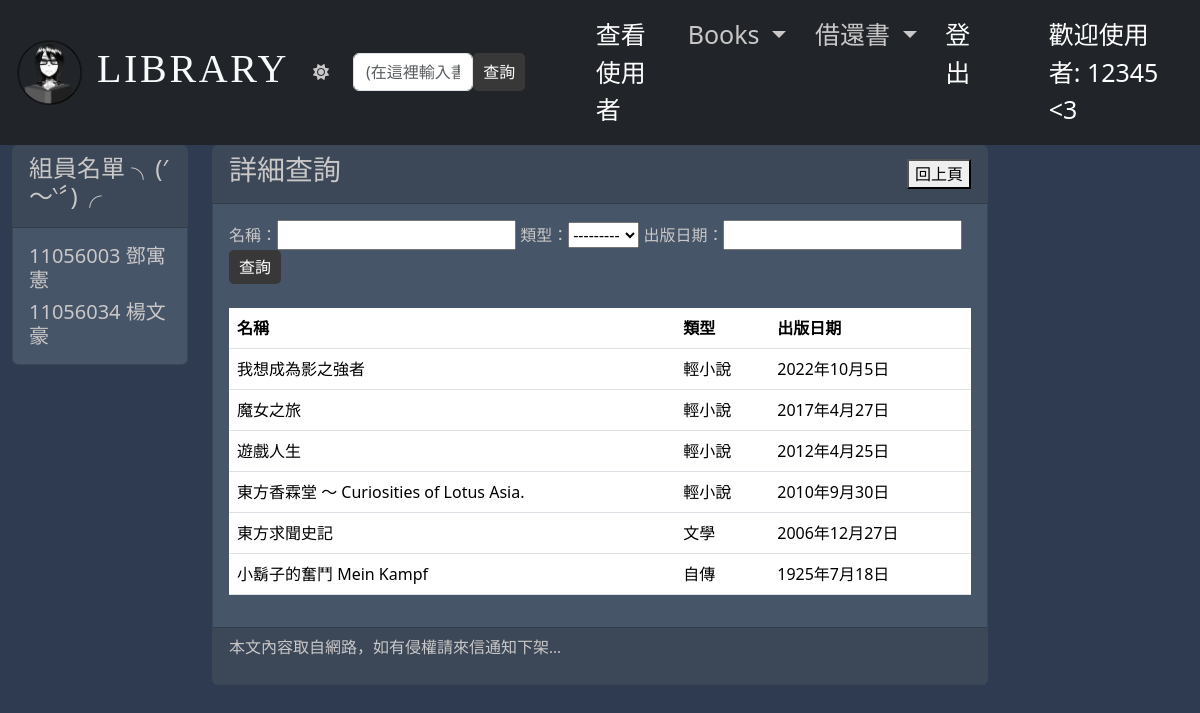
The page /filter/ (signed in) on the database its author committed.
### mysite/models.py (models this page shows, shortened)
class Post(models.Model): #簡介用
    GENRE_CHOICES = (
        ('Literature', '文學'),
        ('Light Novel', '輕小說'),
        ('History', '歷史'),
        ('Biography', '自傳'),
        ('Philosophy', '哲學'),
    )
    title = models.CharField(max_length = 200)
    genre = models.CharField(max_length=20, choices=GENRE_CHOICES, default = '類型?')
    author = models.CharField(max_length = 200, default = 'who?')
    slug = models.CharField(max_length = 200)
    chapter = models.CharField(max_length = 200, default='有幾本?')
    body = models.TextField(max_length = 100000)
    pub_date = models.CharField(max_length = 200)
    image_url = models.URLField(blank=True, null=True)
    class Meta:
        ordering = ('-pub_date', )

### mysite/views.py (the view)
# urls.py: path('filter/', mv.filter, name="filter"),
def filter(request):
    book = Post.objects.all()
    bookFilter = BookFilter(queryset=book)
    if request.method == "POST":
        bookFilter = BookFilter(request.POST, queryset=book)
    context = {
        'bookFilter': bookFilter
    }
    return render(request, 'filter.html', context)

### mysite/cxt_processor.py (called while the page is built)
def theme(request):
    if 'is_dark_theme' in request.session:
        is_dark_theme = request.session.get('is_dark_theme')
        return{'is_dark_theme': is_dark_theme}
    return {'is_dark_theme':False}

### templates/filter.html (shortened to what this page needs)
{% extends 'base2.html' %}
{% block headmessage %}
<div style='display: flex; justify-content: space-between; align-items: center;'>
    <h3 style='font-family: 微軟正黑體;'>詳細查詢</h3>
    <button onclick="goBack()">回上頁</button>
</div>
{% endblock headmessage %}
{% block content %}
<form method='POST'>
    名稱：{{ bookFilter.form.title }}
    類型：{{ bookFilter.form.genre }}
    出版日期：{{ bookFilter.form.pub_date }}
    <input type="submit" class="btn btn-primary" value="查詢" />
</form>
<br />
<table class="table">
    <thead>
        <th>名稱</th>
        <th>類型</th>
        <th>出版日期</th>
    </thead>
    <tbody>
        {% for book in bookFilter.qs %}
        <tr>
            <td>{{ book.title }}</td>
            <td>{{ book.get_genre_display }}</td>
            <td>{{ book.pub_date }}</td>
        </tr>
        {% endfor %}
    </tbody>
</table>
{% endblock  %}

### templates/base2.html (shortened to what this page needs)
{% load static %}
{% load static tailwind_tags %}
<!DOCTYPE html>
<html class="{% if is_dark_theme %}dark{% endif %}">
    <head>
        {% tailwind_css %}
        <link rel="stylesheet" href="https://cdnjs.cloudflare.com/ajax/libs/font-awesome/6.0.0-beta3/css/all.min.css">
        <link href="https://cdn.jsdelivr.net/npm/bootstrap@5.3.2/dist/css/bootstrap.min.css" rel="stylesheet">
    </head>
    <body class="bg-gray-50 dark:bg-slate-800 text-black dark:text-gray-50">
        <nav class="navbar navbar-expand-lg navbar-dark bg-dark sticky-top">
            <div class="container-fluid">
                {% include 'header.html' %}
              <div class="collapse navbar-collapse" id="navbarSupportedContent">
                <ul class="navbar-nav me-auto mb-2 mb-lg-0">
                    {% if user.is_superuser %}
                    <li class="nav-item">
                        <a style="font-size: 25px;" class="nav-link active" aria-current="page" href="/view_users/">查看使用者</a>
                      </li>
                      <li class="nav-item dropdown">
                        <a style="font-size: 25px;" class="nav-link dropdown-toggle" href="#" id="navbarDropdown" role="button" data-bs-toggle="dropdown" aria-expanded="false">
                          Books
                        </a>
                      </li>
                      <li class="nav-item dropdown">
                        <a style="font-size: 25px;" class="nav-link dropdown-toggle" href="#" id="navbarDropdown" role="button" data-bs-toggle="dropdown" aria-expanded="false">
                          借還書
                        </a>
                      </li>
                      <li class="nav-item">
                        <a style="font-size: 25px;" class="nav-link active" aria-current="page" href="/logout/">登出</a>
                      </li>
                      <li class="nav-item">
                        <a style="font-size: 25px; font-family:'Segoe UI', Tahoma, Geneva, Verdana, sans-serif;" class="nav-link active" href="#">歡迎使用者: {{request.user}} <3</a>
                      </li>
                  {% endif %}
                </ul>
              </div>
            </div>
          </nav>
        <div class="container-fluid">
            <div class="row">
                <div class="col-sm-3 col-md-2 ">
                    <div class="card">
                        <div class="card-header">
                            <h4>組員名單 ╮(′～‵〞)╭</h4>
                        </div>
                        <div class="card-body">
                            <div class="list-group">
                                <h5 class="card-text">11056003 鄧寓憲</h5>
                                <h5 class="card-text">11056034 楊文豪</h5>
                            </div>
                        </div>
                    </div>
                </div>
                <div class="col-sm-8 col-md-8">
                    <div class="card">
                        <div class="card-header">
                            {% block headmessage %}
                            {% endblock %}
                        </div>
                        <div class="card-body">
                            {% block content %}
                             {% endblock %}
                        </div>
                        <div class="card-footer">
                            {% include 'footer.html' %}
                        </div>
                    </div>
                </div>
            </div>
        </div>
    </body>
</html>

### rows shown on the page
Post: title "我想成為影之強者", genre "輕小說", pub_date "2022年10月5日"
Post: title "魔女之旅", genre "輕小說", pub_date "2017年4月27日"
Post: title "遊戲人生", genre "輕小說", pub_date "2012年4月25日"
Post: title "東方香霖堂 ～ Curiosities of Lotus Asia.", genre "輕小說", pub_date "2010年9月30日"
Post: title "東方求聞史記", genre "文學", pub_date "2006年12月27日"
Post: title "小鬍子的奮鬥 Mein Kampf", genre "自傳", pub_date "1925年7月18日"

### other values the page prints
{{ request.user }} "12345"
